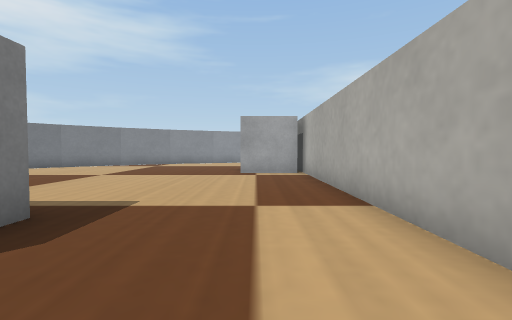
View 1 (above)

16 first-person views from a walk through a Webots world. The camera is 0.04 m above the floor, tilts 2° down and sees 85° across. The floor is counted in squares, 0.05 m on a side. Each view is taken from the middle of a square. On the plan, view 1 faces up. The plan holds only what a view shows up to about 10 squares ahead; the rest is blank. The place goes on beyond the plan. The robots in the file are not drawn. Webots' stock objects and surfaces are drawn as simple stand-ins.

View 2
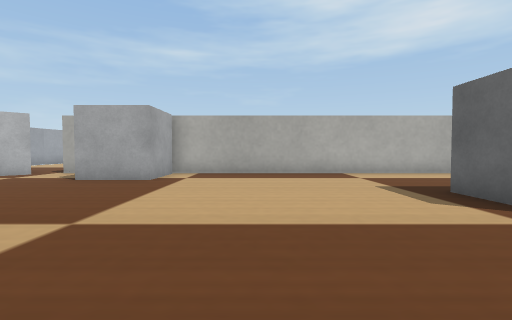

View 3
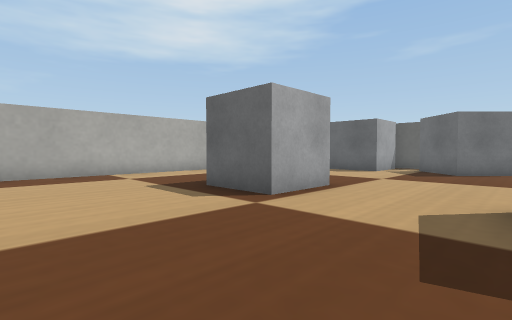

View 4
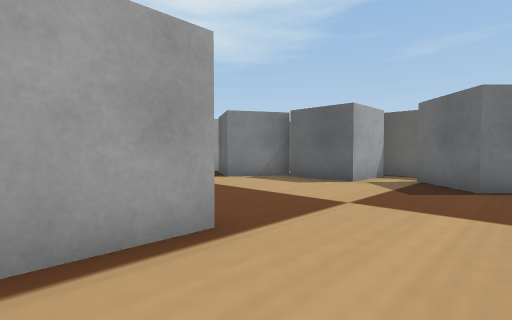

View 5
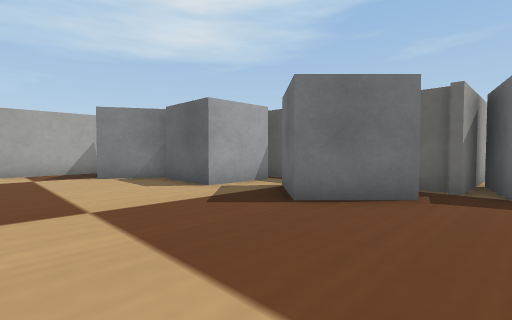

View 6
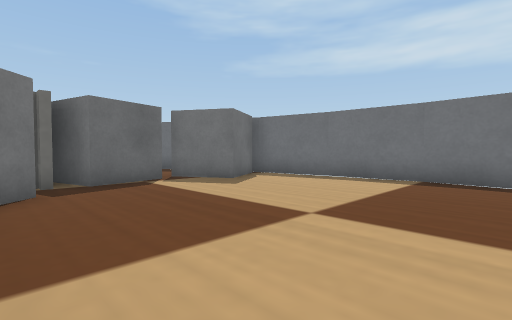

View 7
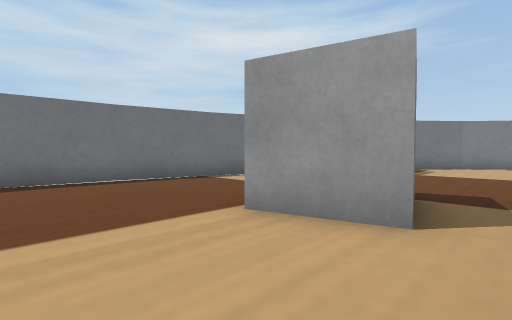

View 8
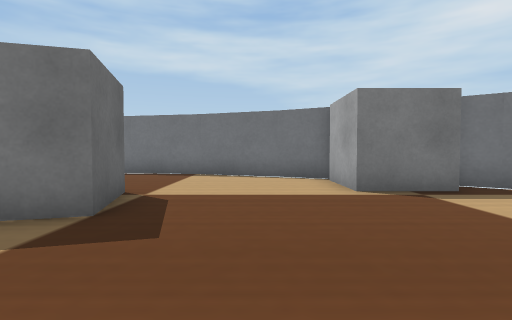

View 9
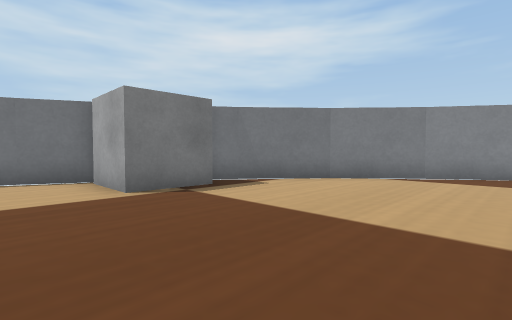

View 10
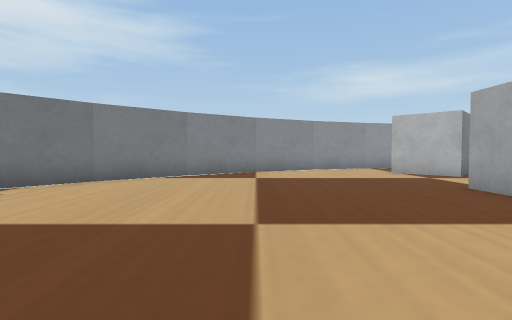

View 11
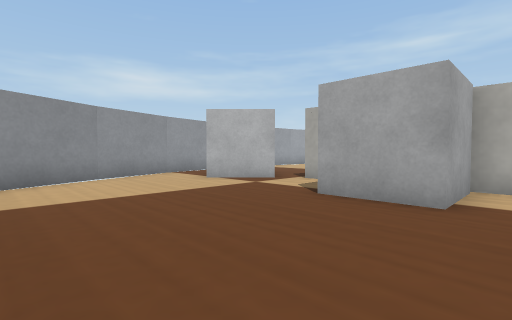

View 12
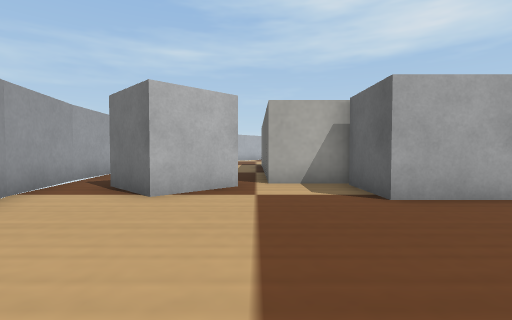

View 13
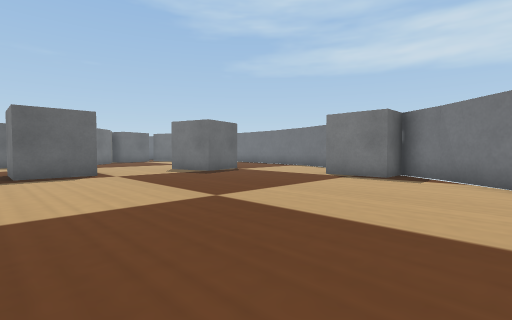

View 14
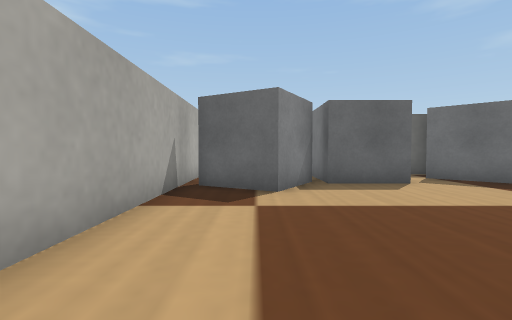

View 15
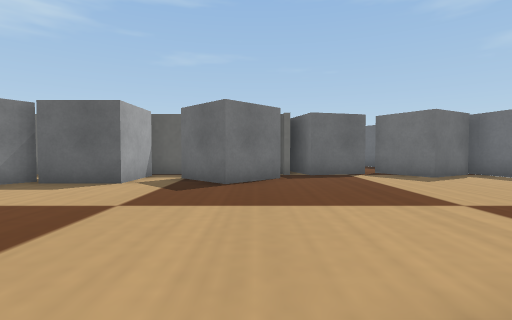

View 16
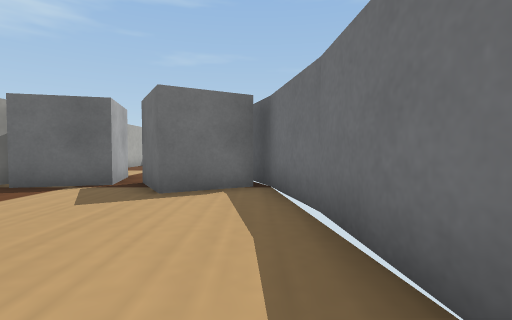

### Floor plan
Ten units are one square. View 1 is at (0, 0); x grows to the right and y downward. Boxes are objects, and circles mark ways between rooms. Rooms are numbered by the first view taken in them; rooms with no view inside come last. Other rooms are left out.
<svg viewBox="-155 -195 205 292">
<path fill="none" stroke="#000" d="M17 -118 17 -137M-55 63 -35 63M-79 59 -79 63 -75 63M17 52 17 -100M-71 -149 -92 -131M-148 -17 -150 10M-150 9 -148 37M-143 -42 -148 -16M-148 36 -144 58M-135 -67 -143 -41M-128 -81 -135 -66M-143 64 -139 73M-108 -112 -117 -99M-81 92 -81 60M-91 -132 -109 -111M-26 -175 -47 -164M-1 -183 -27 -174M17 -137 42 -137M-54 -161 -73 -148M25 -188 -2 -183M45 -190 23 -188"/>
<rect x="-85" y="35" width="40" height="30" fill="#bbb"><title>grey box</title></rect>
<rect x="-55" y="-35" width="30" height="30" fill="#bbb"><title>grey box</title></rect>
<rect x="-45" y="35" width="30" height="30" fill="#bbb"><title>grey box</title></rect>
<rect x="-15" y="15" width="30" height="30" fill="#bbb"><title>grey box</title></rect>
<rect x="-15" y="-125" width="30" height="30" fill="#bbb"><title>grey box</title></rect>
<rect x="-145" y="45" width="30" height="30" fill="#bbb"><title>grey box</title></rect>
<rect x="-125" y="-105" width="30" height="30" fill="#bbb"><title>grey box</title></rect>
<rect x="-115" y="55" width="30" height="30" fill="#bbb"><title>grey box</title></rect>
<rect x="-105" y="-45" width="30" height="30" fill="#bbb"><title>grey box</title></rect>
<rect x="-5" y="-175" width="30" height="30" fill="#bbb"><title>grey box</title></rect>
<circle cx="-80" cy="-35" r="3" fill="#2a7"/>
<circle cx="-30" cy="-140" r="3" fill="#2a7"/>
<text x="-40" y="-40">1</text>
<text x="-110" y="-10">2</text>
<text x="-10" y="-160">3</text>
</svg>
Room 1 opens to room 2. Room 1 opens to room 3.

Where each view was taken, in squares from view 1:
view 1: 0 up, 0 right, facing up
view 2: 7 up, 8 left, facing right
view 3: 7 up, 8 left, facing down-right
view 4: 3 up, 7 left, facing down-right
view 5: 0 up, 9 left, facing down-right
view 6: 1 up, 7 left, facing down-left
view 7: 1 down, 7 left, facing up-left
view 8: 6 up, 5 left, facing left
view 9: 6 up, 5 left, facing up-left
view 10: 6 up, 5 left, facing up
view 11: 9 up, 5 left, facing up-right
view 12: 14 up, 5 left, facing right
view 13: 13 up, 2 left, facing down-left
view 14: 3 up, 0 right, facing down
view 15: 3 up, 7 left, facing down
view 16: 0 up, 14 left, facing down
